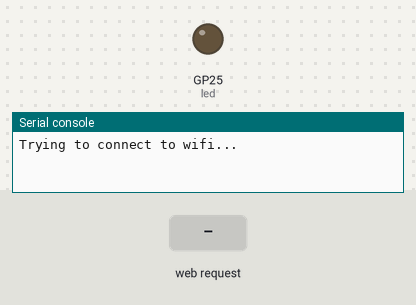
The program below on a simulated Raspberry Pi Pico running MicroPython. On the bench: output pins drawn as LEDs (lit = HIGH), the last lines printed to the serial console. Inputs (shaded band) come from the test bench. WiFi joins after 1.5 s; values from a settings file that is not in the repository are placeholders.

Above: at 0.6 s.
At 3.2 s:
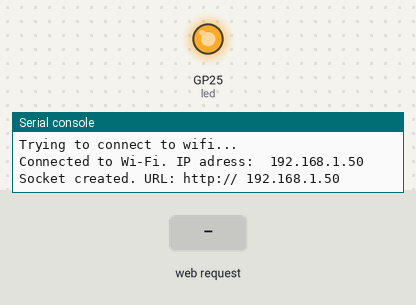
3.3 s: HTTP request GET / received
Timing chart, 0 to 6.3 s (numbered marks = the images above; inputs shaded):
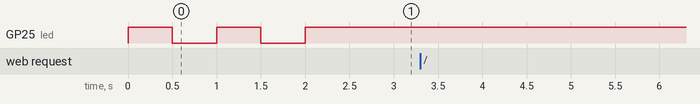

The program:

webserver.py
```python
import time
import network
import machine
import sys
import socket
from secrets import secrets

html = """<!DOCTYPE html>
<html>
<head><title>Raspberry Pico W</title></head>
<body>
    <div style="background-color: crimson;">
        <img src="https://assets.raspberrypi.com/static/wordmark-719b92092d172dc498f9ed816f47a942.svg" height="50" />
    </div>
    <div style="background-color: silver;  height: 10px;">
        <nbsp/>
    </div>
    <p>%s</p>
</body>
</html>
"""

led = machine.Pin("LED", machine.Pin.OUT)

# Load login data from different file for safety reasons
ssid = secrets['ssid']
password = secrets['password']

wlan = network.WLAN(network.STA_IF)


# Already connected?
if wlan.isconnected():
    ssid = wlan.config('ssid')
    print('Already connected to Wi-Fi named', ssid)
    sys.exit()
#endif


wlan.active(True) # Activate wifi module
wlan.config(pm = 0xa11140) # set power mode to get WiFi power-saving off (if needed)
wlan.connect(ssid, password) # Connect to wifi network


# Wait for connect
while not wlan.isconnected():
    print('Trying to connect to wifi...')
    led.on()
    time.sleep(1/2)
    led.off()
    time.sleep(1/2)
#endloop


# Handle connection error or timeout
if wlan.status() != 3:
    raise RuntimeError('network connection failed')
    led.off()
else:
    led.on() # Turn on led to indicate that wifi is active
    status = wlan.ifconfig()
    ipaddress = status[0]
    print('Connected to Wi-Fi. IP adress: ',ipaddress)
#endif


# Open a socket for incoming connections
myAddress = socket.getaddrinfo('0.0.0.0', 80)[0][-1]
mySocket = socket.socket()
mySocket.bind(myAddress)
mySocket.listen(1)
print('Socket created. URL: http://',ipaddress)


# Listen for connections
while True:
    try:
        connection, address = mySocket.accept()
        print('Client connected from IP address', address[0])
        cl_file = connection.makefile('rwb', 0)
        while True:
            line = cl_file.readline()
            if not line or line == b'\r\n':
                break
            #endif
        #endloop

        message = 'Hello, world!'
        response = html % message

        connection.send('HTTP/1.0 200 OK\r\nContent-type: text/html\r\n\r\n')
        connection.send(response)
        connection.close()
    except OSError as e:
        connection.close()
        print('Socket connection closed')
    #endtry
#endloop
```
